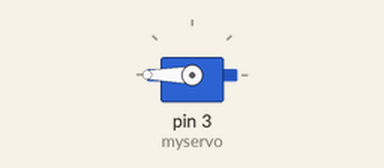
A sketch run on a simulated Arduino Uno, built with avr-gcc and run on an emulated ATmega328P. Parts: servo.

Above: at 0.55 s.
Timing chart, 0 to 5.1 s (numbered marks = the images above):
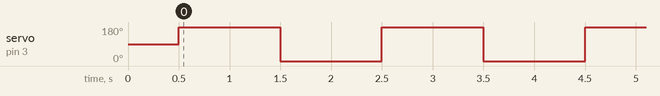

The sketch:

anxious_servo.ino
```cpp
#include <Servo.h>

// objects
Servo myservo;

void setup() {
  Serial.begin(9600); // baud rate
  // set pinModes
  myservo.attach(3);
  delay(500);
}
//Main loop where the action takes place
void loop() {
  myservo.write(180);
  delay(1000);
  myservo.write(0);
  delay(1000);
} // end loop
```

Measured:
- by itself, servo on pin 3 (myservo): alternates 180° for 1.0 s and 0° for 1.0 s
